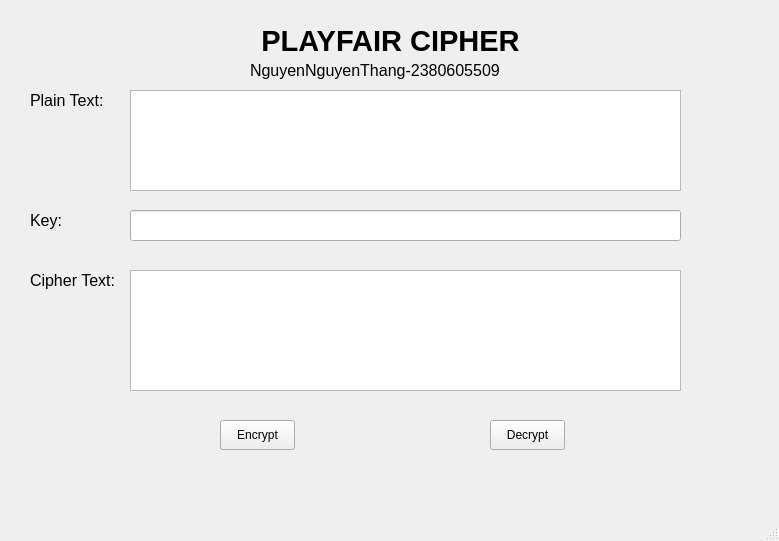
<?xml version="1.0" encoding="UTF-8"?>
<ui version="4.0">
 <class>MainWindow</class>
 <widget class="QMainWindow" name="MainWindow">
  <property name="geometry">
   <rect>
    <x>0</x>
    <y>0</y>
    <width>779</width>
    <height>541</height>
   </rect>
  </property>
  <property name="windowTitle">
   <string>Playfair Cipher</string>
  </property>
  <widget class="QWidget" name="centralwidget">
   <widget class="QLabel" name="label">
    <property name="geometry">
     <rect>
      <x>230</x>
      <y>20</y>
      <width>321</width>
      <height>41</height>
     </rect>
    </property>
    <property name="font">
     <font>
      <pointsize>22</pointsize>
      <weight>75</weight>
      <bold>true</bold>
     </font>
    </property>
    <property name="text">
     <string>PLAYFAIR CIPHER</string>
    </property>
    <property name="alignment">
     <set>Qt::AlignCenter</set>
    </property>
   </widget>
   <widget class="QLabel" name="label_2">
    <property name="geometry">
     <rect>
      <x>30</x>
      <y>90</y>
      <width>81</width>
      <height>21</height>
     </rect>
    </property>
    <property name="font">
     <font>
      <pointsize>12</pointsize>
     </font>
    </property>
    <property name="text">
     <string>Plain Text:</string>
    </property>
   </widget>
   <widget class="QLabel" name="label_3">
    <property name="geometry">
     <rect>
      <x>30</x>
      <y>210</y>
      <width>41</width>
      <height>21</height>
     </rect>
    </property>
    <property name="font">
     <font>
      <pointsize>12</pointsize>
     </font>
    </property>
    <property name="text">
     <string>Key:</string>
    </property>
   </widget>
   <widget class="QLabel" name="label_4">
    <property name="geometry">
     <rect>
      <x>30</x>
      <y>270</y>
      <width>91</width>
      <height>21</height>
     </rect>
    </property>
    <property name="font">
     <font>
      <pointsize>12</pointsize>
     </font>
    </property>
    <property name="text">
     <string>Cipher Text:</string>
    </property>
   </widget>
   <widget class="QTextEdit" name="txt_plain_text">
    <property name="geometry">
     <rect>
      <x>130</x>
      <y>90</y>
      <width>551</width>
      <height>101</height>
     </rect>
    </property>
   </widget>
   <widget class="QTextEdit" name="txt_cipher_text">
    <property name="geometry">
     <rect>
      <x>130</x>
      <y>270</y>
      <width>551</width>
      <height>121</height>
     </rect>
    </property>
   </widget>
   <widget class="QLineEdit" name="txt_key">
    <property name="geometry">
     <rect>
      <x>130</x>
      <y>210</y>
      <width>551</width>
      <height>31</height>
     </rect>
    </property>
   </widget>
   <widget class="QPushButton" name="btn_encrypt">
    <property name="geometry">
     <rect>
      <x>220</x>
      <y>420</y>
      <width>75</width>
      <height>30</height>
     </rect>
    </property>
    <property name="text">
     <string>Encrypt</string>
    </property>
   </widget>
   <widget class="QPushButton" name="btn_decrypt">
    <property name="geometry">
     <rect>
      <x>490</x>
      <y>420</y>
      <width>75</width>
      <height>30</height>
     </rect>
    </property>
    <property name="text">
     <string>Decrypt</string>
    </property>
   </widget>
   <widget class="QLabel" name="label_5">
    <property name="geometry">
     <rect>
      <x>250</x>
      <y>60</y>
      <width>271</width>
      <height>20</height>
     </rect>
    </property>
    <property name="font">
     <font>
      <pointsize>12</pointsize>
     </font>
    </property>
    <property name="text">
     <string>NguyenNguyenThang-2380605509</string>
    </property>
   </widget>
  </widget>
  <widget class="QMenuBar" name="menubar">
   <property name="geometry">
    <rect>
     <x>0</x>
     <y>0</y>
     <width>779</width>
     <height>21</height>
    </rect>
   </property>
  </widget>
  <widget class="QStatusBar" name="statusbar"/>
 </widget>
 <resources/>
 <connections/>
</ui>
